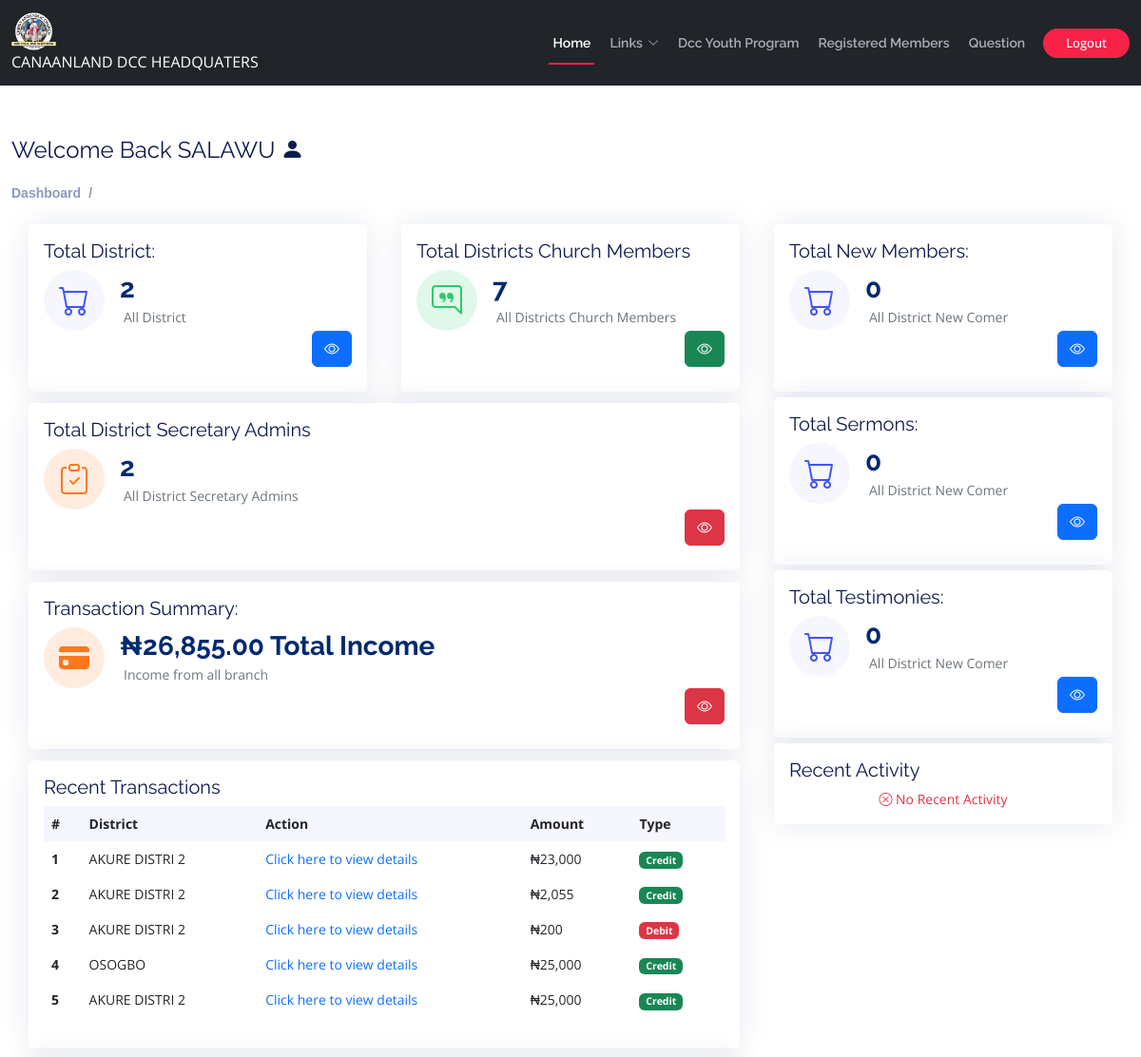
The page /admins/admin-dashboard (signed in, upper part) on the database as committed earlier.
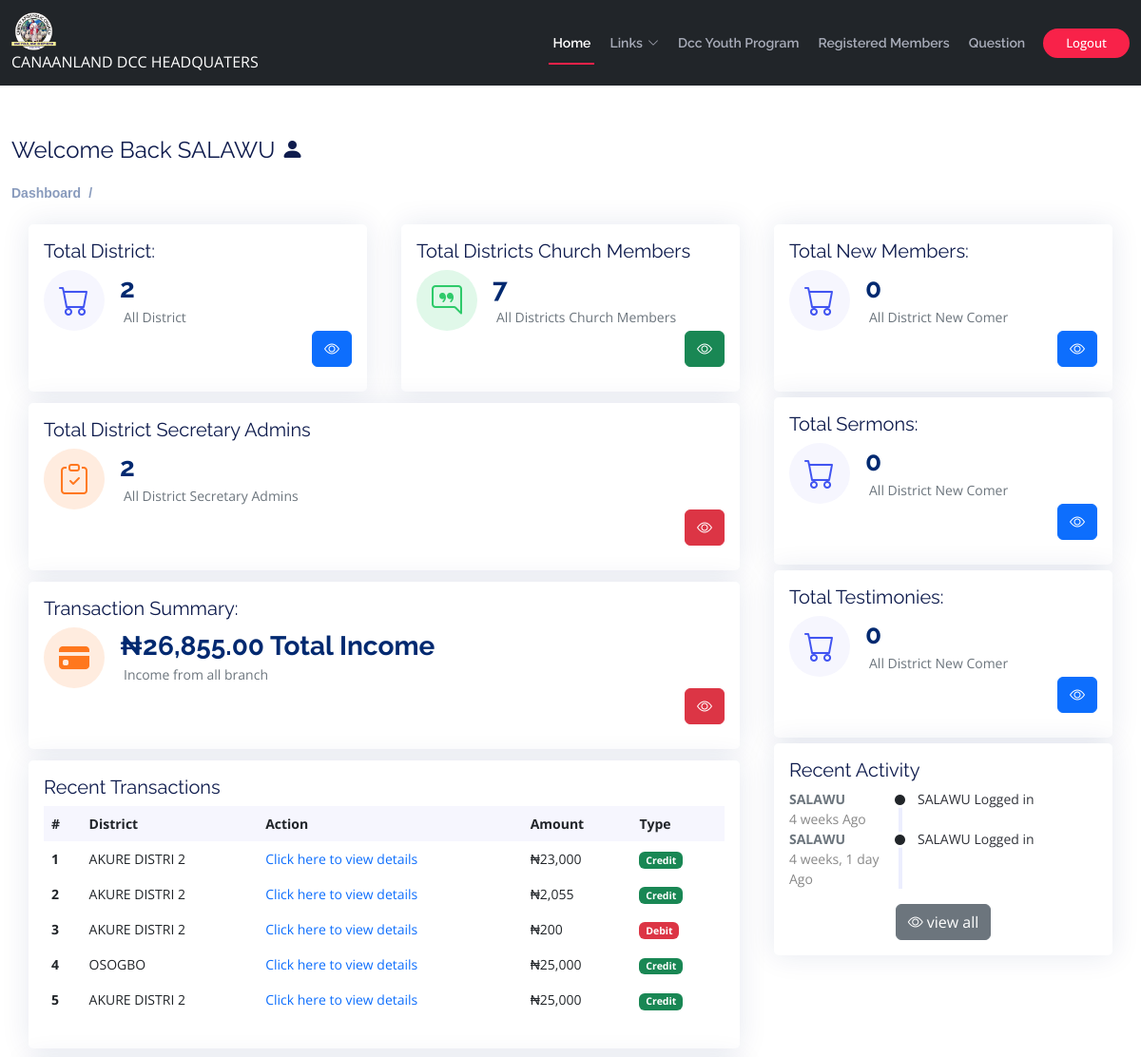
The same page on the database as committed later.
### secretary/models.py (models this page shows, shortened)
class Transaction(models.Model):
    type =(('Debit', 'Debit'),('Credit', 'Credit'))
    district = models.ForeignKey(District,on_delete=models.SET_NULL,null=True, blank=True)
    amount = models.IntegerField(blank=True)
    description = models.CharField(max_length=500, blank=True)
    type = models.CharField(max_length=500,default='Credit', choices=type)
    date = models.DateField(default=django.utils.timezone.now)
    class Meta:
        ordering = ['-date']
        indexes = [
            models.Index(fields=['-date']),
        ]

### users/models.py (models this page shows, shortened)
class District(models.Model):
    name = models.CharField(max_length=500,unique=True, null=True,blank=True)
    address =models.CharField(max_length=1000,unique=True, null=True,blank=True)
    date = models.DateTimeField(auto_now_add=True,null=True)
    class Meta:
        ordering = ['name']
        indexes = [
            models.Index(fields=['name']),
        ]
    def __str__(self):
        return f"{self.name}"

### administrator/models.py (models this page shows, shortened)
class Tracking(models.Model):
    user = models.CharField(max_length=200, blank=True,null=True)
    action = models.CharField(max_length=2000, blank=True,null=True)
    color = models.CharField(max_length=10, blank=True,null=True)
    date = models.DateTimeField(auto_now_add=True, blank=True,null=True)
    class Meta:
        ordering = ['-date']
        indexes = [
            models.Index(fields=['-date']),
        ]

### users/decorators.py (the view)
    def wrapper_function(request, *args, **kwargs):
        group= None
        if request.user.groups.exists():
            group = request.user.groups.all()[0].name
        if group != 'admin':
            return HttpResponse("You're not allow to view this page.")
        return view_func(request, *args,**kwargs)

### administrator/models.py (called while the page is built)
    def __str__(self):
        return self.name

### secretary/models.py (called while the page is built)
    def total_income():
        total_income = Income.objects.all().aggregate(Sum('income'))['income__sum'] or 0
        return total_income

### templates/adm/dashboard.html (shortened to what the changed rows need)
{% extends 'main.html' %}
{% load humanize %}
{% load static %}
{% block content %}
<div class="container-fluid col-lg-12" data-aos="fade-up">
  <section class="section dashboard ">
    <div class="container-fluid">
    <div class="row">
      <div class="col-lg-8 ">
        <div class="row ">
          <div class="col-12">
            <div class="card car recent-sales overflow-auto">
              <div class="card-body">
                {% if transaction %}
                <table class="table table-borderless datatable">
                  <thead>
                    <tr>
                      <th scope="col">#</th>
                      <th scope="col">District</th>
                      <th scope="col">Action</th>
                      <th scope="col">Amount</th>
                      <th scope="col">Type</th>
                    </tr>
                  </thead>
                  <tbody>
                    {% for i in transaction %}
                    <tr>
                      <th scope="row">{{forloop.counter}}</th>
                      <td>{{i.district}}</td>
                      <td><a href="" class="text-primary">Click here to view details</a></td>
                      <td>₦{{i.amount|intcomma}}</td>
                      {% if i.type == 'Credit' %}
                      <td><span class="badge bg-success">Credit</span></td>
                      {% else %}
                      <td><span class="badge bg-danger">Debit</span></td>
                      {% endif %}
                    </tr>
                    {% endfor %}
                    {% else %}
                    <center class='text-danger font-weight-bolder'><i class="bi bi-x-circle"></i>  No Transaction </center>
                    {% endif %}
                  </tbody>
                </table>
              </div>
            </div>
          </div>
        </div>
      </div>
      <div class="col-lg-4">
        <div class="card car">
          <div class="card-body">
            <div class="activity">
              {% if track %}
              {% for i in track %}
              <div class="activity-item d-flex">
                <div class="activite-label col-4 col-sm-4 col-lg-4"><strong class='text-secondary'>{{i.user}}</strong><br>{{i.date|timesince}} Ago</div>
                <i class='bi bi-circle-fill activity-badge text-{{i.color}} align-self-start'></i>
                <div class="activity-content">
                  {{i.action}}
                </div>
              </div>
              {% endfor %}
              <center>
                <div class="mt-3" style='align:center;'>
                  <a class='text-white btn btn-secondary ' href="{% url 'admin-tracking' %}" ><i class="bi bi-eye"></i> view all</a>
                </div>
              </center>
              {% else %}
              <center class='text-danger font-weight-bolder'><i class="bi bi-x-circle"></i> No Recent Activity </center>
              {% endif %}
            </div>
          </div>
        </div>
      </div>
    </div>
    </div>
  </section>
<br><br><br>
</div>
{% endblock content %}

Rows that differ between the two databases and show on the page:
added Tracking: user "SALAWU", date "4 weeks", action "SALAWU Logged in"
added Tracking: user "SALAWU", date "4 weeks, 1 day", action "SALAWU Logged in"
Other text that changed with them:
text no longer shown: "No Recent Activity"
text now shown: "view all"
